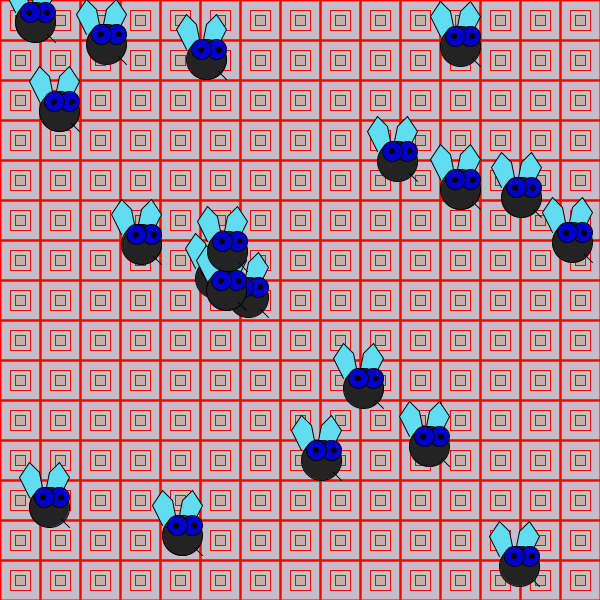
Frame 1 (no input)
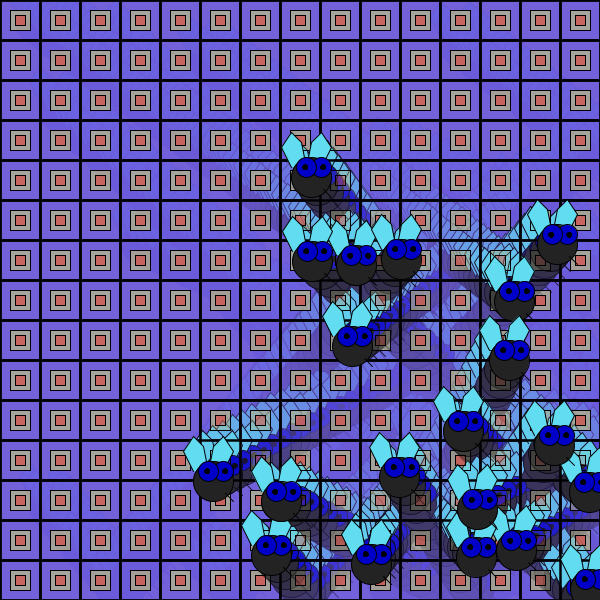
Frame 60 (the mouse pressed at the canvas centre just before this capture)
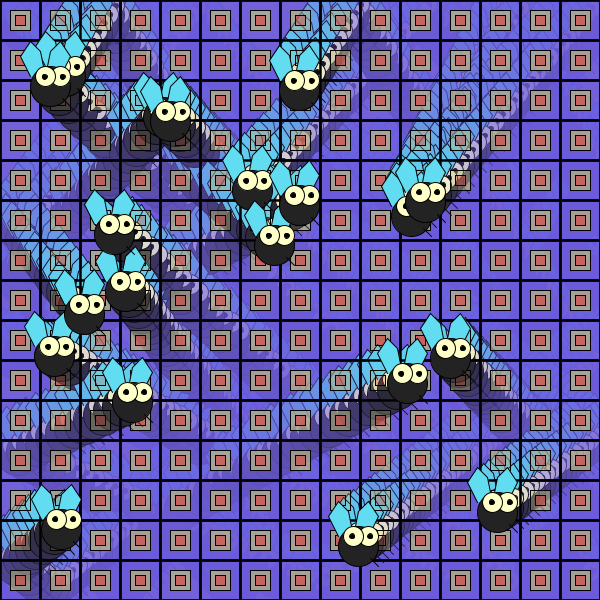
Frame 120 (the mouse held since frame 60 and released just before this capture)

The Processing sketch that drew these frames (run headless with seeded random() and noise(); from frame 60 on, the mouse is pressed at the canvas centre):

// Processing sketch: processing_97663
// ── processing_97663.pde

/*David Palomar Cros 
grup 03 GEDI
seminari 4
bucles i arrays
Mosquits en fons de colors que reboten indefinidament per les parets de la finestra, amb el moviment del mouse els ulls canvien de color
*/
//inicialitzo els valors que utilitzare per fer la matriu i els bucles

int i;
int sz=20;
//en numero de mosquits, determinara quants mosquits hi haurà volant per la pantalla.

int numMosquits=20;
// inicio un float amb les pocicions en X i Y, igual que per les velocitats.
//poso valors de float, perque pugui agafar els nombres reals i hi hagin moltes més combinacions.
float[] posicionsX = new float[numMosquits];
float[] posicionsY = new float[numMosquits];
float[] velocitatsX = new float[numMosquits];
float[] velocitatsY = new float[numMosquits];



void setup() {
size(600, 600);
stroke(255, 0,0);
//al set up fem un bucle, per definir la matriu que posteriorment utilitzarem per fer que els mosquits es moguin aleatoriament.
//la posicio inicial i=0 vol dir que el primer valor de i será 0, i s'incrementará en +1 depenent si i és més petita que el número de mosquits
for (i=0; i<numMosquits; i++){
/* declarem les posicions i velocitats com a random, per tenir unes posicions i velocitats completament aleatories, les posicions seran dins dels límits de la pantalla i les velocitats 
dins d'un interval, aixi els diferents mosquits es mouran en diferentes velocitats*/
posicionsX[i]= random(0,width);
posicionsY[i]= random(0,height);
velocitatsX[i]= random(4,10);
velocitatsY[i]= random(4,10);
}
}



void draw() {

/*ara dibuixarem el fons amb la funció de bucle, ja que així conseguirem que es repeteixi un dibuix en concret i es dibuixi per tota la finestra, incrementant el valor de la posició.
inicialitzem la posició en X i Y quan aquestes dos siguin 0. Despres donem la condició de que si X o Y són més petites que la amplada o la altura, respectivament, la posició s'ha 
d'incrementar 40 pixels en X i Y, ja que així la seguent figura es desplaçará respecte de la primera*/

for (int x=0; x<width; x= x+40) {
for (int y=0; y<height; y= y+40){
  //faig una seqüencia de rectangles que es fiquen els uns dintre els altres
  //deixo els colors amb transparecia perquè es vegi el recorregut dels mosquits
fill(107,91,219,30);
strokeWeight(2);
//deixo la posició com a variable del bucle 
rect(x,y,40,40);
strokeWeight(1);
fill(216,219,91,30);
rect(x+10,y+10,20,20);
fill(255,0,0,30);
rect(x+15,y+15,10,10);

}
}

for(i=0; i<numMosquits; i++){
  //ara realitzem un bucle que fara moure els mosquits en les direccions corresponents
  //per la posició de la de X a la matriu la velocitat es positiva al igual que per la posició Y

    posicionsX[i] += velocitatsX[i];
    posicionsY[i] += velocitatsY[i];
    
    //posem la condició de canvi del sentit de la velocitat al arribar als límits de la finestre, perque així els mosquits rebotaran per les parets
    //poso com a inici 20, perque no reboti al centre del mosquit sino que reboti a la superfície, igual en totes les parets
    if((posicionsX[i]<20)||(posicionsX[i]>width-10)){
      velocitatsX[i] = -velocitatsX[i];
    } 
    
    if((posicionsY[i]<20)||(posicionsY[i]>height-10)){
      velocitatsY[i] = -velocitatsY[i];
    }
//un cp tinc definides totes les posicions i velocitats determinades, només cal dibuixar els mosquits, que són els mateixos que vaig utilitzar al seminari 3
//només cal que dibuixi un dels mosquits, ja que a dalt hem definit el número de mosquits que volem, i per tant només variant aquell número hi haurà més o menys mosquits.
//mosquits 
   stroke(0);
   fill(97,220,240);
   beginShape();
   //deixo totes les posicions en funció de la matriu X i Y, ja que les posicions dependran d'aquestes variables segons cada un dels mosquits
   vertex(posicionsX[i]-20,posicionsY[i]-10);
   vertex(posicionsX[i]-30,posicionsY[i]-30);
   vertex(posicionsX[i]-20,posicionsY[i]-45);
   vertex(posicionsX[i]-10,posicionsY[i]-35);
   vertex(posicionsX[i]-5,posicionsY[i]-10);
   endShape(); 
   //ala2
   beginShape();
   vertex(posicionsX[i]+10,posicionsY[i]-10);
   vertex(posicionsX[i]+20,posicionsY[i]-30);
   vertex(posicionsX[i]+10,posicionsY[i]-45);
   vertex(posicionsX[i],posicionsY[i]-35);
   vertex(posicionsX[i]-5,posicionsY[i]-10);
   endShape();
   
  //cos mosquit
  fill(35,35,35);
  ellipse(posicionsX[i],posicionsY[i],40,40);
  fill(mouseX,mouseY,200); 
  
  // els ulls del mosquit
     
  ellipse(posicionsX[i]+10,posicionsY[i]-10,sz,sz);
  ellipse(posicionsX[i]-5,posicionsY[i]-10,sz,sz);
  fill(0);
  ellipse(posicionsX[i]+12,posicionsY[i]-10,5,5);
  ellipse(posicionsX[i]-6,posicionsY[i]-10,5,5);
  beginShape();
  vertex(posicionsX[i]+12,posicionsY[i]+12);
  vertex(posicionsX[i]+20,posicionsY[i]+20);
  endShape();
  

  
}


}
